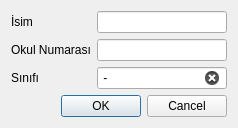
<?xml version="1.0" encoding="UTF-8"?>
<ui version="4.0">
 <class>addstudent</class>
 <widget class="QDialog" name="addstudent">
  <property name="geometry">
   <rect>
    <x>0</x>
    <y>0</y>
    <width>238</width>
    <height>124</height>
   </rect>
  </property>
  <property name="windowTitle">
   <string>Öğrenci Ekle/Düzenle</string>
  </property>
  <property name="modal">
   <bool>true</bool>
  </property>
  <layout class="QFormLayout" name="formLayout_2">
   <item row="0" column="0">
    <widget class="QLabel" name="isimLabel">
     <property name="text">
      <string>İsim</string>
     </property>
    </widget>
   </item>
   <item row="0" column="1">
    <widget class="QLineEdit" name="isimLineEdit">
     <property name="clearButtonEnabled">
      <bool>true</bool>
     </property>
    </widget>
   </item>
   <item row="1" column="0">
    <widget class="QLabel" name="okulNumarasiLabel">
     <property name="text">
      <string>Okul Numarası</string>
     </property>
    </widget>
   </item>
   <item row="1" column="1">
    <widget class="QLineEdit" name="okulNumarasiLineEdit">
     <property name="frame">
      <bool>true</bool>
     </property>
     <property name="clearButtonEnabled">
      <bool>true</bool>
     </property>
    </widget>
   </item>
   <item row="2" column="0">
    <widget class="QLabel" name="sinifLabel">
     <property name="text">
      <string>Sınıfı</string>
     </property>
    </widget>
   </item>
   <item row="2" column="1">
    <widget class="QLineEdit" name="sinifLineEdit">
     <property name="inputMask">
      <string>9-&gt;A</string>
     </property>
     <property name="clearButtonEnabled">
      <bool>true</bool>
     </property>
    </widget>
   </item>
   <item row="3" column="0" colspan="2">
    <widget class="QDialogButtonBox" name="buttonBox">
     <property name="standardButtons">
      <set>QDialogButtonBox::Cancel|QDialogButtonBox::Ok</set>
     </property>
    </widget>
   </item>
  </layout>
 </widget>
 <resources/>
 <connections>
  <connection>
   <sender>buttonBox</sender>
   <signal>accepted()</signal>
   <receiver>addstudent</receiver>
   <slot>accept()</slot>
   <hints>
    <hint type="sourcelabel">
     <x>139</x>
     <y>103</y>
    </hint>
    <hint type="destinationlabel">
     <x>139</x>
     <y>61</y>
    </hint>
   </hints>
  </connection>
  <connection>
   <sender>buttonBox</sender>
   <signal>rejected()</signal>
   <receiver>addstudent</receiver>
   <slot>reject()</slot>
   <hints>
    <hint type="sourcelabel">
     <x>139</x>
     <y>103</y>
    </hint>
    <hint type="destinationlabel">
     <x>139</x>
     <y>61</y>
    </hint>
   </hints>
  </connection>
 </connections>
</ui>
